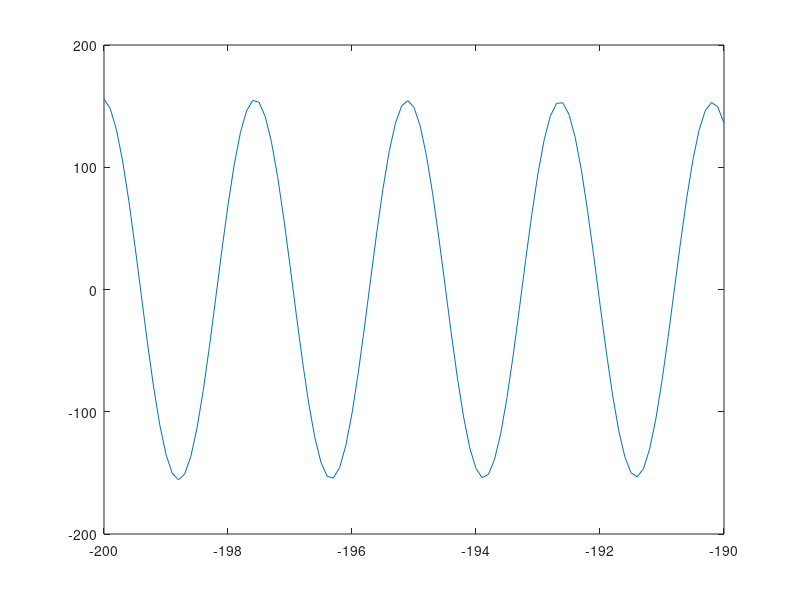
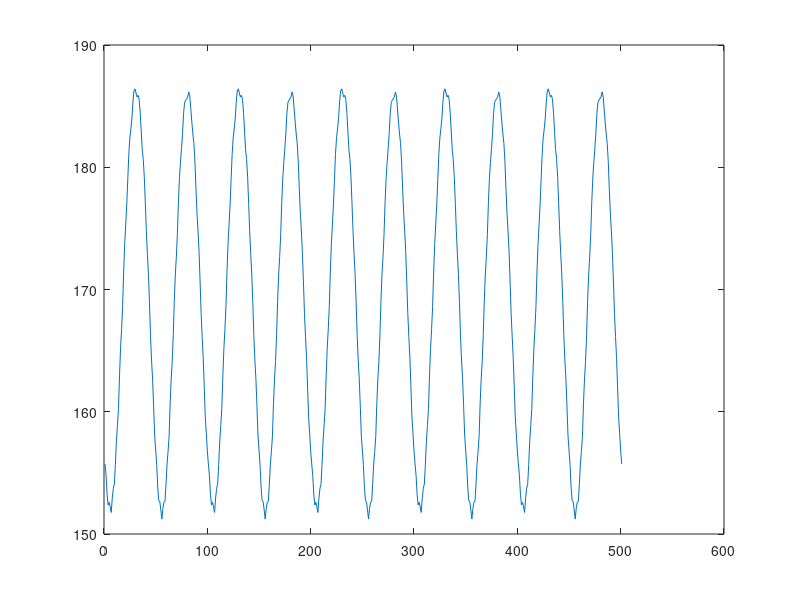

The MATLAB source for these figures, in order:
clear all;
close all;
f=100e6;
T=1/f;
v_g=120*sqrt(2);
l=200;
G=(75-50)/(75+50);
g=.0017+2.5541i;
%x=-200:.1:0;%Completo
%x=-110:.1:-90; % a la mitad, cerca del cewntro
%x=-10:.1:0;%En la carga Z_L
x=-200:.1:-190;%En el generador
p=floor(length(x)/2);%Posicion deonde se quiere el valor
v0ma=v_g*exp(-g*l);
v0me=v0ma*G;
k=1;
for t=0:T/100:5*T
    %Calculo del volt +
    v_=v0ma*exp(-g*x)+v0me*exp(g*x);
    %v_=v0ma*exp(-g*x);%Parte real
    %v_=v0me*exp(g*x);%Parte imaginaria
    %Parte real
    v=real(v_*exp(2i*pi*f*t));
    vp(k)=max(v);
    k=k+1;
    plot(x,v)
    ylim([-200 200]);
    drawnow
end
figure()
plot(vp)%Se deve ver una senoide perfecta de amplitud constante
%Maximo y minimo, es decir los valores que alcanza al oscilar la senoide v
max(vp)
min(vp)
ROE=max(vp)/min(vp)